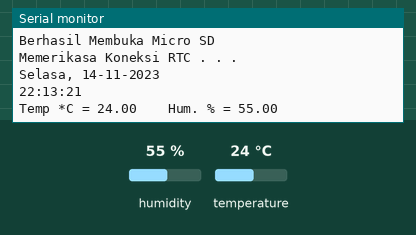
The sketch below on a simulated ESP8266 (Wemos D1 mini). Shown: the last lines printed to the serial monitor. The test bench sets the inputs (shaded band); at power-on: humidity 55 %, temperature 24 °C. The local clock reads 2024-03-15 10:24:30 at power-on unless the sketch sets it; storage starts empty.

Above: at 5.2 s.
5.3 s: humidity set to 22 %
At 7.5 s:
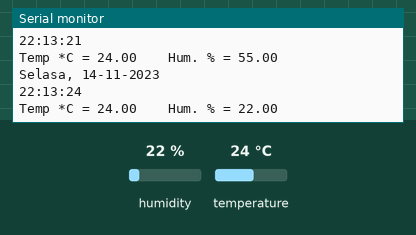
9.1 s: temperature set to 12 °C
At 11.6 s:
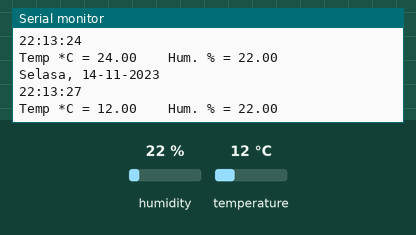
12.9 s: humidity set to 40 %
At 14.3 s:
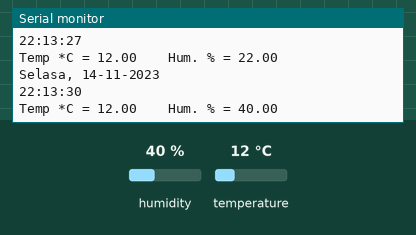
Timing chart, 0 to 15.9 s (numbered marks = the images above; inputs shaded):
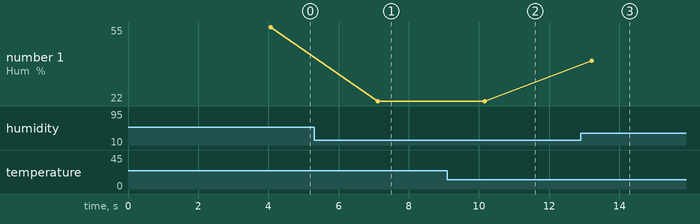

The sketch:

RTC_SHT31_SD.ino
```cpp
#include <ESP8266WiFi.h>
#include <Wire.h>
#include <SPI.h>
#include <SD.h>
#include "RTClib.h"
#include "Adafruit_SHT31.h"
bool enableHeater = false;
uint8_t loopCnt = 0;
Adafruit_SHT31 sht31 = Adafruit_SHT31();
RTC_DS3231 rtc;
char dataHari[7][12] = {"Minggu", "Senin", "Selasa", "Rabu", "Kamis", "Jumat", "Sabtu"};
String hari;
int tanggal, bulan, tahun, jam, menit, detik;
File myFile;
float h,t;

void setup () {
  Serial.begin(115200);
  Serial.println("Mulai....");
  delay(1000);
  while (!Serial);
  delay(10);
  Serial.println("SHT31 test");
  if (! sht31.begin(0x44)) {   // Set to 0x45 for alternate i2c addr
    Serial.println("Couldn't find SHT31");
    while (1) delay(1);
  }
  Serial.print("Heater Enabled State: ");
  if (sht31.isHeaterEnabled())
    Serial.println("ENABLED");
  else
  Serial.println("DISABLED");
  delay(1000);
  if (!SD.begin(10))
  {
  Serial.println("Gagal Membuka Micro SD!");
  return;
  }
  Serial.println("Berhasil Membuka Micro SD");
  delay(1000);
  if (! rtc.begin()) {
  Serial.println("RTC Tidak Ditemukan");
  Serial.flush();
  abort();
  }
 //Atur Waktu
  rtc.adjust(DateTime(F(__DATE__), F(__TIME__)));
  //  rtc.adjust(DateTime(2014, 1, 21, 3, 0, 0));
  Serial.println("Memerikasa Koneksi RTC . . .");
  delay(1000);
}

void loop () {
  DateTime now = rtc.now();
  hari    = dataHari[now.dayOfTheWeek()];
  tanggal = now.day(), DEC;
  bulan   = now.month(), DEC;
  tahun   = now.year(), DEC;
  jam     = now.hour(), DEC;
  menit   = now.minute(), DEC;
  detik   = now.second(), DEC;
  Serial.println(String() + hari + ", " + tanggal + "-" + bulan + "-" + tahun);
  Serial.println(String() + jam + ":" + menit + ":" + detik);
  float t = sht31.readTemperature();
  float h = sht31.readHumidity();
  if (! isnan(t)) {  // check if 'is not a number'
    Serial.print("Temp *C = "); Serial.print(t); Serial.print("\t\t");
  } else {
    Serial.println("Failed to read temperature");
  }

  if (! isnan(h)) {  // check if 'is not a number'
    Serial.print("Hum. % = "); Serial.println(h);
  } else {
    Serial.println("Failed to read humidity");
  }
  // Toggle heater enabled state every 30 seconds
  // An ~3.0 degC temperature increase can be noted when heater is enabled
  if (++loopCnt == 30) {
    enableHeater = !enableHeater;
    sht31.heater(enableHeater);
    Serial.print("Heater Enabled State: ");
    if (sht31.isHeaterEnabled())
      Serial.println("ENABLED");
    else
      Serial.println("DISABLED");
    loopCnt = 0;
  }
 // Kirim data ke SD card
 myFile = SD.open("Data_Log.csv", FILE_WRITE); //Membuka File test.txt
 if (myFile) // jika file tersedia tulis data
 {
  myFile.println(String() + hari + ", " + tanggal + "-" + bulan + "-" + tahun);
  myFile.println(String() + jam + ":" + menit + ":" + detik);
  myFile.println(String() + t + "°C");
  myFile.println(String() + h + "%");
 }
 else
 {
 Serial.println("gagal membuka Data_Log.txt"); // jika gagal print error
 }
 delay(3000);
}
```

Measured:
- after the input at 5.3 s, the serial monitor: prints a new line after 1.8 s (image 1)
- after the input at 9.1 s, the serial monitor: prints a new line after 1.1 s (image 2)
- after the input at 12.9 s, the serial monitor: prints a new line after 0.31 s (image 3)
- plotted number 1: 22 → 40 after the input at 12.9 s
